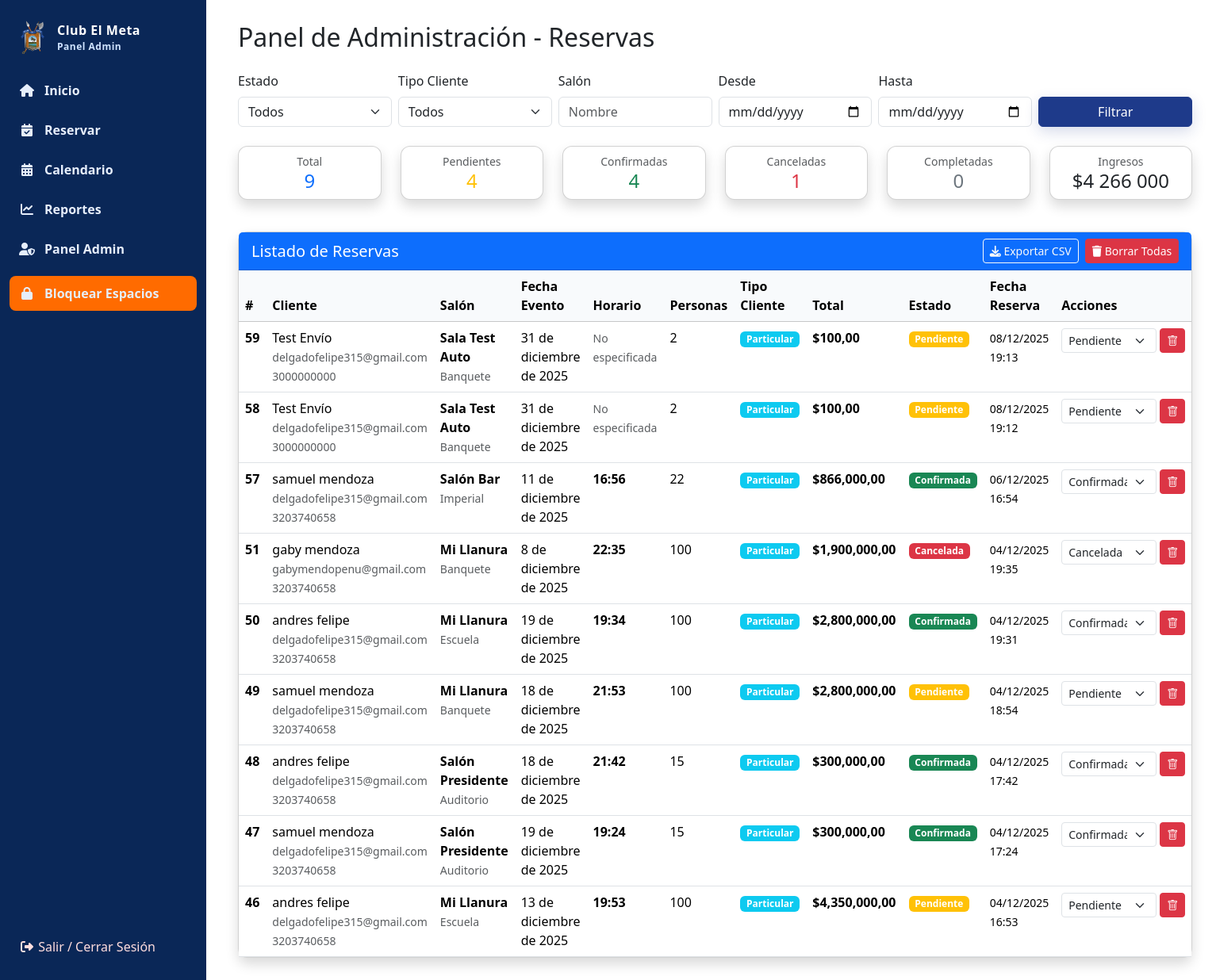
/panel/ (signed in), run on an earlier commit of the app's database.
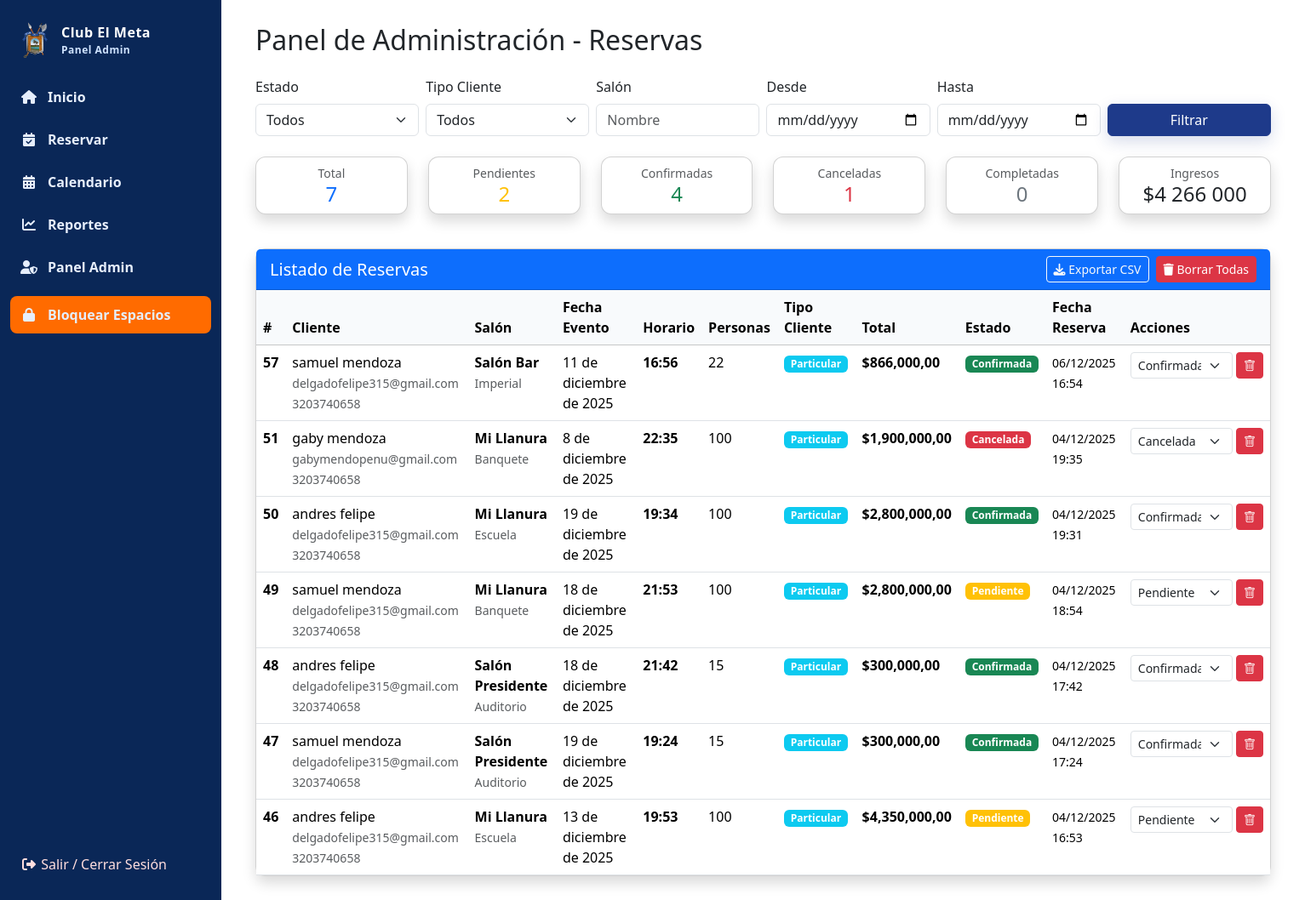
And on a later commit of the database.
### reservas/models.py (models this page shows, shortened)
class Reserva(models.Model):
    TIPO_CLIENTE_CHOICES = [
        ('SOCIO', 'Socio'),
        ('PARTICULAR', 'Particular'),
    ]
    DURACION_CHOICES = [
        ('4H', '4 Horas'),
        ('8H', '8 Horas'),
    ]
    ESTADO_CHOICES = [
        ('PENDIENTE', 'Pendiente'),
        ('CONFIRMADA', 'Confirmada'),
        ('CANCELADA', 'Cancelada'),
        ('COMPLETADA', 'Completada'),
    ]
    configuracion_salon = models.ForeignKey('ConfiguracionSalon', on_delete=models.CASCADE, related_name='reservas')
    nombre_cliente = models.CharField(max_length=200)
    email_cliente = models.EmailField()
    telefono_cliente = models.CharField(max_length=20)
    tipo_cliente = models.CharField(max_length=20, choices=TIPO_CLIENTE_CHOICES, default='PARTICULAR')
    nombre_entidad = models.CharField(max_length=200, blank=True, null=True)  # Empresa/Entidad del cliente
    fecha_evento = models.DateField()
    hora_inicio = models.TimeField(null=True, blank=True)  # Hora de inicio del evento
    duracion = models.CharField(max_length=2, choices=DURACION_CHOICES, default='4H')
    tiempo_decoracion = models.IntegerField(default=0, validators=[MinValueValidator(0)])  # Horas adicionales para decoración
    numero_personas = models.IntegerField(validators=[MinValueValidator(1)])
    precio_total = models.DecimalField(max_digits=10, decimal_places=2)
    estado = models.CharField(max_length=20, choices=ESTADO_CHOICES, default='PENDIENTE')
    observaciones = models.TextField(blank=True)
    fecha_creacion = models.DateTimeField(auto_now_add=True)
    fecha_modificacion = models.DateTimeField(auto_now=True)
    class Meta:
        verbose_name = "Reserva"
        verbose_name_plural = "Reservas"
        ordering = ['-fecha_evento', '-fecha_creacion']
        permissions = (
            ("can_review_reserva", "Puede revisar reservas"),
            ("can_confirm_reserva", "Puede confirmar reservas"),
            ("can_reject_reserva", "Puede rechazar/cancelar reservas"),
        )

class ConfiguracionSalon(models.Model):
    TIPO_CONFIGURACION_CHOICES = [
        ('MESA_U', 'Mesa en U'),
        ('AUDITORIO', 'Auditorio'),
        ('ESCUELA', 'Escuela'),
        ('BANQUETE', 'Banquete'),
        ('SOFA', 'Sofá'),
        ('CORTESIA', 'Cortesía'),
        ('MESA_12', 'Mesa de 12'),
        ('IMPERIAL', 'Imperial'),
        ('EMPRESARIAL', 'Empresarial'),
    ]
    salon = models.ForeignKey(Salon, on_delete=models.CASCADE, related_name='configuraciones')
    tipo_configuracion = models.CharField(max_length=20, choices=TIPO_CONFIGURACION_CHOICES)
    capacidad = models.IntegerField(validators=[MinValueValidator(1)], help_text="Capacidad máxima en esta configuración")
    precio_socio_4h = models.DecimalField(max_digits=10, decimal_places=2, help_text="Precio para socios (4 horas)")
    precio_socio_8h = models.DecimalField(max_digits=10, decimal_places=2, null=True, blank=True, help_text="Precio para socios (8 horas)")
    precio_particular_4h = models.DecimalField(max_digits=10, decimal_places=2, help_text="Precio para particulares (4 horas)")
    precio_particular_8h = models.DecimalField(max_digits=10, decimal_places=2, null=True, blank=True, help_text="Precio para particulares (8 horas)")
    class Meta:
        verbose_name = "Configuración de Salón"
        verbose_name_plural = "Configuraciones de Salones"
        ordering = ['salon__nombre', 'tipo_configuracion']
        unique_together = ['salon', 'tipo_configuracion']
        permissions = (
            ("can_modify_prices", "Puede modificar precios y parámetros del sistema"),
        )

class Salon(models.Model):
    nombre = models.CharField(max_length=100, unique=True)
    descripcion = models.TextField(blank=True, help_text="Descripción del salón")
    imagen = models.CharField(max_length=200, blank=True, help_text="Ruta de la imagen del salón")
    disponible = models.BooleanField(default=True)
    class Meta:
        verbose_name = "Salón"
        verbose_name_plural = "Salones"
        ordering = ['nombre']

### reservas/views.py (the view, shortened to what this page needs)
# urls.py: path('panel/', views.admin, name='panel'),
@staff_member_required
def admin(request):
    qs = Reserva.objects.select_related('configuracion_salon','configuracion_salon__salon').all()
    estado = request.GET.get('estado')
    tipo = request.GET.get('tipo')  # SOCIO / PARTICULAR
    salon = request.GET.get('salon')  # nombre salon
    desde = request.GET.get('desde')  # yyyy-mm-dd
    hasta = request.GET.get('hasta')
    if estado:
        qs = qs.filter(estado=estado)
    if tipo:
        qs = qs.filter(tipo_cliente=tipo)
    if salon:
        qs = qs.filter(configuracion_salon__salon__nombre__icontains=salon)
    if desde:
        qs = qs.filter(fecha_evento__gte=desde)
    if hasta:
        qs = qs.filter(fecha_evento__lte=hasta)
    qs = qs.order_by('-fecha_creacion')
    total_reservas = qs.count()
    pendientes = qs.filter(estado='PENDIENTE').count()
    confirmadas = qs.filter(estado='CONFIRMADA').count()
    canceladas = qs.filter(estado='CANCELADA').count()
    completadas = qs.filter(estado='COMPLETADA').count()
    ingresos = qs.filter(estado__in=['CONFIRMADA','COMPLETADA']).aggregate(total=Sum('precio_total'))['total'] or 0
    salas_stats = (
        qs.values('configuracion_salon__salon__nombre')
          .annotate(cantidad=Count('id'), monto=Sum('precio_total'))
          .order_by('-cantidad')[:10]
    )
    context = {
        'reservas': qs,
        'total_reservas': total_reservas,
        'pendientes': pendientes,
        'confirmadas': confirmadas,
        'canceladas': canceladas,
        'completadas': completadas,
        'ingresos': ingresos,
        'salas_stats': salas_stats,
        'estados': ['PENDIENTE','CONFIRMADA','CANCELADA','COMPLETADA'],
        'f_estado': estado or '',
        'f_tipo': tipo or '',
        'f_salon': salon or '',
        'f_desde': desde or '',
        'f_hasta': hasta or '',
    }
    return render(request, 'admin.html', context)

### templates/admin.html (shortened to what this page needs)
{% extends 'base.html' %}
{% load static %}
{% load humanize %}
{% block extra_css %}
  <link rel="stylesheet" href="https://cdnjs.cloudflare.com/ajax/libs/font-awesome/6.5.0/css/all.min.css" />
{% endblock %}
{% block content %}
<div class="admin-layout">
  <aside class="admin-sidebar">
    <div class="brand">
      <img src="{% static 'img_Hotel/logo.png' %}" alt="Logo">
      <div>
        <div style="font-weight:800; font-size:16px;">Club El Meta</div>
        <div style="font-size:12px; color: #cfe3ff">Panel Admin</div>
      </div>
    </div>
    <nav>
      <a class="menu-link" href="{% url 'reservas:index' %}"><i class="fa fa-house fa-fw"></i> Inicio</a>
      <a class="menu-link" href="{% url 'reservas:register' %}"><i class="fa fa-calendar-check fa-fw"></i> Reservar</a>
      <a class="menu-link" href="{% url 'reservas:calendario' %}"><i class="fa fa-calendar-days fa-fw"></i> Calendario</a>
      <a class="menu-link" href="{% url 'reservas:reportes' %}"><i class="fa fa-chart-line fa-fw"></i> Reportes</a>
      <a class="menu-link" href="{% url 'reservas:panel' %}"><i class="fa fa-user-shield fa-fw"></i> Panel Admin</a>
      <div style="margin-top:12px">
        <a class="menu-link highlight" href="/admin/reservas/bloqueoespacio/"><i class="fa fa-lock fa-fw"></i> Bloquear Espacios</a>
      </div>
    </nav>
    <div class="logout">
      <form method="post" action="{% url 'reservas:logout' %}">
        <button type="submit" class="menu-link" style="background: transparent; border: none; width:100%; text-align:left; padding:10px 12px; color:#ffdede;">
          <i class="fa fa-sign-out-alt fa-fw"></i> Salir / Cerrar Sesión
        </button>
      </form>
    </div>
  </aside>
  <section class="main-area">
    <div class="container-fluid">
      <div class="d-flex justify-content-between align-items-center mb-4">
        <div class="d-flex align-items-center gap-2">
          <h2 class="mb-0">Panel de Administración - Reservas</h2>
        </div>
      </div>
      <form method="get" class="row g-2 mb-4 align-items-end">
        <div class="col-md-2">
          <label class="form-label">Estado</label>
          <select name="estado" class="form-select">
            <option value="">Todos</option>
          </select>
        </div>
        <div class="col-md-2">
          <label class="form-label">Tipo Cliente</label>
          <select name="tipo" class="form-select">
            <option value="">Todos</option>
          </select>
        </div>
        <div class="col-md-2">
          <label class="form-label">Salón</label>
          <input type="text" name="salon" value="{{ f_salon }}" class="form-control" placeholder="Nombre">
        </div>
        <div class="col-md-2">
          <label class="form-label">Desde</label>
          <input type="date" name="desde" value="{{ f_desde }}" class="form-control">
        </div>
        <div class="col-md-2">
          <label class="form-label">Hasta</label>
          <input type="date" name="hasta" value="{{ f_hasta }}" class="form-control">
        </div>
        <div class="col-md-2 d-grid">
          <button class="btn btn-primary">Filtrar</button>
        </div>
      </form>
      <div class="row mb-4">
        <div class="col-md-2 mb-3">
          <div class="card p-2 shadow text-center">
            <small class="text-muted">Total</small>
            <h4 class="m-0 text-primary">{{ total_reservas }}</h4>
          </div>
        </div>
        <div class="col-md-2 mb-3">
          <div class="card p-2 shadow text-center">
            <small class="text-muted">Pendientes</small>
            <h4 class="m-0 text-warning">{{ pendientes }}</h4>
          </div>
        </div>
        <div class="col-md-2 mb-3">
          <div class="card p-2 shadow text-center">
        <small class="text-muted">Confirmadas</small>
        <h4 class="m-0 text-success">{{ confirmadas }}</h4>
      </div>
    </div>
    <div class="col-md-2 mb-3">
      <div class="card p-2 shadow text-center">
        <small class="text-muted">Canceladas</small>
        <h4 class="m-0 text-danger">{{ canceladas }}</h4>
      </div>
    </div>
    <div class="col-md-2 mb-3">
      <div class="card p-2 shadow text-center">
        <small class="text-muted">Completadas</small>
        <h4 class="m-0 text-secondary">{{ completadas }}</h4>
      </div>
    </div>
    <div class="col-md-2 mb-3">
      <div class="card p-2 shadow text-center">
        <small class="text-muted">Ingresos</small>
        <h4 class="m-0">${{ ingresos|floatformat:0|intcomma }}</h4>
      </div>
    </div>
  </div>
      <div class="card shadow">
    <div class="card-header bg-primary text-white d-flex align-items-center">
      <h5 class="mb-0">Listado de Reservas</h5>
      <div class="ms-auto d-flex gap-2">
        <a class="btn btn-sm btn-outline-light" href="{% url 'reservas:export_csv' %}?estado={{ f_estado }}&tipo={{ f_tipo }}&salon={{ f_salon }}&desde={{ f_desde }}&hasta={{ f_hasta }}"><i class="fa fa-download"></i> Exportar CSV</a>
        <button class="btn btn-sm btn-danger" onclick="if(confirm('¿Seguro que deseas borrar TODAS las reservas? Esta acción no se puede deshacer.')) { document.getElementById('deleteAllForm').submit(); }"><i class="fa fa-trash"></i> Borrar Todas</button>
      </div>
    </div>
    <div class="card-body p-0">
      <div class="table-responsive">
        <table class="table table-hover mb-0">
          <thead class="table-light">
            <tr>
              <th>#</th>
              <th>Cliente</th>
              <th>Salón</th>
              <th>Fecha Evento</th>
              <th>Horario</th>
              <th>Personas</th>
              <th>Tipo Cliente</th>
              <th>Total</th>
              <th>Estado</th>
              <th>Fecha Reserva</th>
              <th>Acciones</th>
            </tr>
          </thead>
          <tbody>
            {% for reserva in reservas %}
            <tr>
              <td><strong>{{ reserva.id }}</strong></td>
              <td>
                {{ reserva.nombre_cliente }}<br>
                <small class="text-muted">
                  {% if reserva.email_cliente %}{{ reserva.email_cliente }}{% endif %}
                  {% if reserva.telefono_cliente %}{{ reserva.telefono_cliente }}{% endif %}
                </small>
              </td>
              <td>
                <strong>{{ reserva.configuracion_salon.salon.nombre }}</strong><br>
                <small class="text-muted">{{ reserva.configuracion_salon.get_tipo_configuracion_display }}</small>
              </td>
              <td>{{ reserva.fecha_evento }}</td>
              <td>
                {% if reserva.hora_inicio %}
                  <strong>{{ reserva.hora_inicio|time:"H:i" }}</strong>
                {% else %}
                  <small class="text-muted">No especificada</small>
                {% endif %}
              </td>
              <td>{{ reserva.numero_personas }}</td>
              <td>
                <span class="badge {% if reserva.tipo_cliente == 'SOCIO' %}bg-success{% else %}bg-info{% endif %}">
                  {{ reserva.get_tipo_cliente_display }}
                </span>
              </td>
              <td><strong>${{ reserva.precio_total|floatformat:2|intcomma }}</strong></td>
              <td>
                <span class="badge
                  {% if reserva.estado == 'PENDIENTE' %}bg-warning{% endif %}
                  {% if reserva.estado == 'CONFIRMADA' %}bg-success{% endif %}
                  {% if reserva.estado == 'CANCELADA' %}bg-danger{% endif %}
                  {% if reserva.estado == 'COMPLETADA' %}bg-secondary{% endif %}">
                  {{ reserva.get_estado_display }}
                </span>
              </td>
              <td>
                <small>{{ reserva.fecha_creacion|date:"d/m/Y H:i" }}</small>
              </td>
              <td>
                <div class="d-flex gap-1 align-items-center">
                  <form method="post" action="" style="display:inline-block;">
                    <select name="nuevo_estado" class="form-select form-select-sm" onchange="this.form.submit()" style="min-width: 120px;">
                      {% for e in estados %}
                        <option value="{{ e }}" {% if reserva.estado == e %}selected{% endif %}>{{ e|title }}</option>
                      {% endfor %}
                    </select>
                  </form>
                  <form method="post" action="{% url 'reservas:borrar_reserva_individual' reserva.id %}" style="display:inline-block;" onsubmit="return confirm('¿Estás seguro de eliminar la reserva #{{ reserva.id }}?');">
                    <button type="submit" class="btn btn-sm btn-danger" title="Eliminar reserva">
                      <i class="bi bi-trash"></i>
                    </button>
                  </form>
                </div>
              </td>
            </tr>
            {% empty %}
            <tr>
              <td colspan="10" class="text-center text-muted py-4">
                No hay reservas registradas
              </td>
            </tr>
            {% endfor %}
          </tbody>
        </table>
      </div>
    </div>
      </div>
    </div>
  </section>
</div>
{% endblock %}

### templates/base.html (shortened to what this page needs)
<!doctype html>
<html lang="es">
<head>
  {% load static %}
  <link rel="stylesheet" href="{% static 'css/style.css' %}">
  <link href="https://cdn.jsdelivr.net/npm/bootstrap@5.3.2/dist/css/bootstrap.min.css" rel="stylesheet">
  <link rel="stylesheet" href="https://cdn.jsdelivr.net/npm/bootstrap-icons@1.11.1/font/bootstrap-icons.css">
  {% block extra_css %}{% endblock %}
</head>
<body>
  <main>
    {% block content %}{% endblock %}
  </main>
</body>
</html>

What changed in the data, as far as the page shows it:
removed Reserva: id "59", nombre_cliente "Test Envío", email_cliente "delgadofelipe315@gmail.com", telefono_cliente "3000000000", configuracion_salon.salon.nombre "Sala Test Auto", configuracion_salon.tipo_configuracion "Banquete", fecha_evento "31 de diciembre de 2025", shows "No especificada", numero_personas "2", tipo_cliente "Particular", precio_total "100,00", estado "Pendiente", fecha_creacion "08/12/2025 19:13", nuevo_estado "Pendiente"
removed Reserva: id "58", nombre_cliente "Test Envío", email_cliente "delgadofelipe315@gmail.com", telefono_cliente "3000000000", configuracion_salon.salon.nombre "Sala Test Auto", configuracion_salon.tipo_configuracion "Banquete", fecha_evento "31 de diciembre de 2025", shows "No especificada", numero_personas "2", tipo_cliente "Particular", precio_total "100,00", estado "Pendiente", fecha_creacion "08/12/2025 19:12", nuevo_estado "Pendiente"
Also different on the page:
{{ total_reservas }}: "9" → "7"
{{ pendientes }}: "4" → "2"
